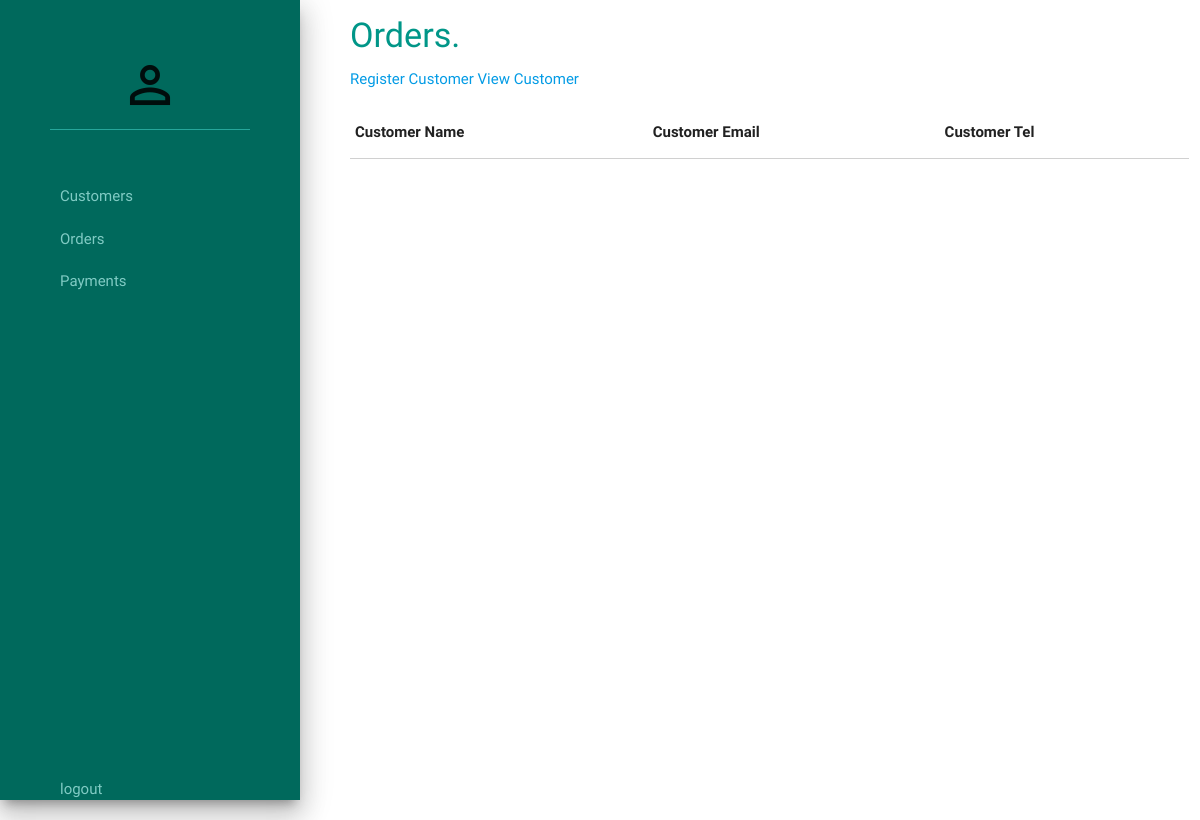
/view/customers/, run on an earlier commit of the app's database.
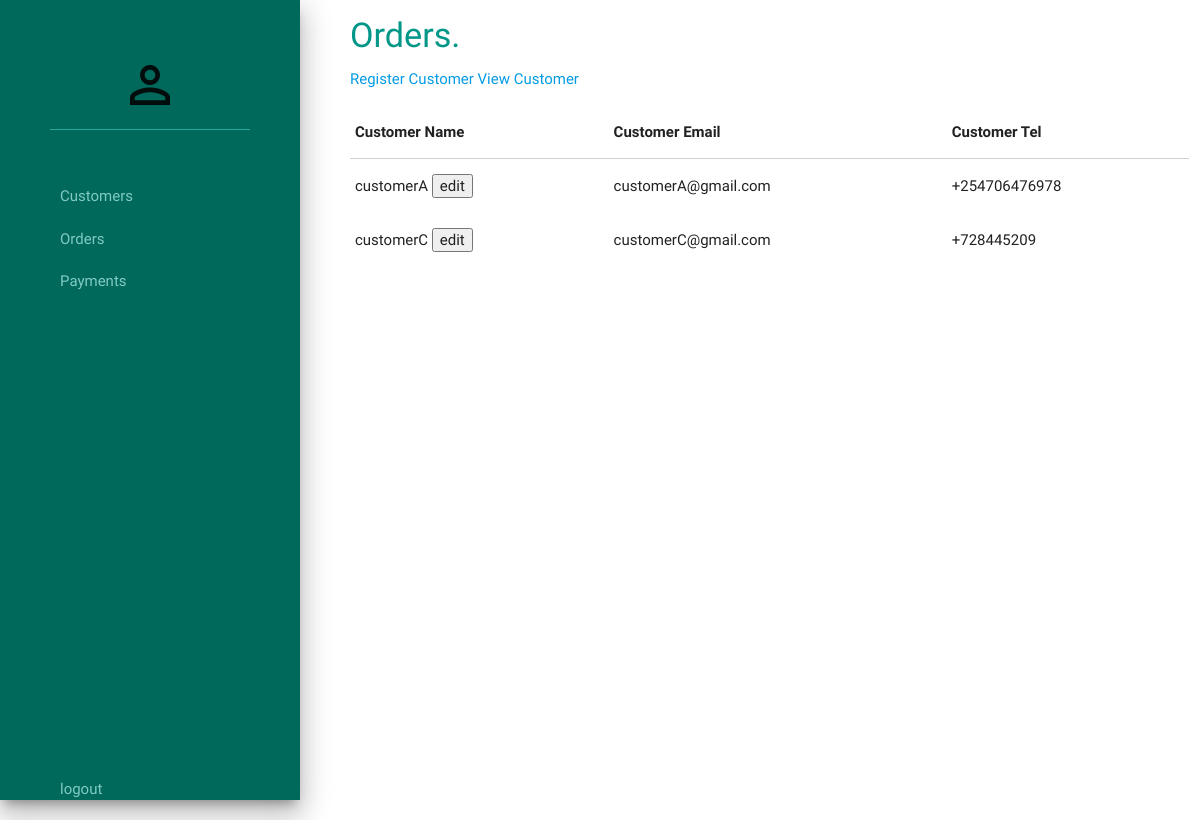
And on a later commit of the database.
### accounts/models.py (models this page shows, shortened)
class Customer(models.Model):
    customer_name = models.CharField(max_length=100)
    customer_email = models.EmailField(max_length=254, unique=True)
    customer_tel_no = models.CharField(max_length=100)
    customer_address = models.CharField(max_length=255)
    customer_physical_address = models.TextField()
    gold, silver = 'Gold', 'Silver'
    customer_type_choices = (
        (gold, 'GOLD'),
        (silver, 'SILVER'),
    )
    customer_class = models.CharField(
        max_length=15,
        choices=customer_type_choices,
        default=silver,
    )

### accounts/views.py (the view)
# urls.py: url(r'^view/customers/$', views.view_customers, name='view_customer'),
def view_customers(request):
    customers = get_all_customers()
    return render(request, 'accounts/customer_view.html', {'customers': customers})

### accounts/context_processors.py (called while the page is built)
def username_processor(request):
    username = request.user.username
    return {'username': username}

def furniture_processor(request):
    furniture = Furniture.objects.all()
    return {'furniture': furniture}

### accounts/customer.py (called while the page is built)
def get_all_customers():
    customers = Customer.objects.all()
    return customers

### accounts/templates/accounts/customer_view.html (shortened to what this page needs)
{% extends "./base.html" %}
{% block heading %}
<div class="heading">
    <h4>Orders.</h4>
</div>
{% endblock %}
{% block content%}
        <div>
            <a href="{% url 'accounts:customer_registration' %}">Register Customer</a>
            <a href="{% url 'accounts:view_customer' %}">View Customer</a>
        </div>
        <table>
              <thead>
                <tr>
                  <th>Customer Name</th>
                  <th>Customer Email</th>
                  <th>Customer Tel</th>
                </tr>
              </thead>
              <tbody>
              {% for customer in customers %}
                <tr>
                  <td name = "customer_name" >
                      <form action="{% url 'accounts:get_customer' %}" method="post">
                          {{ customer.customer_name }}
                          <input type="submit" value="edit">
                      </form>
                  </td>
                  <td name = "customer_email">{{ customer.customer_email }}</td>
                  <td name = "customer_tel">{{ customer.customer_tel_no }}</td>
                </tr>
              {% endfor %}
              </tbody>
        </table>
{% endblock %}

What changed in the data, as far as the page shows it:
added Customer: customer_name "customerA", customer_email "customerA@gmail.com", customer_tel_no "+254706476978"
added Customer: customer_name "customerC", customer_email "customerC@gmail.com", customer_tel_no "+728445209"
